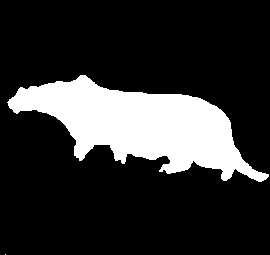
%> input picture cheetah_mask.bmp, 270 x 255 px
$ octave p_err.m   (GNU Octave 9; MATLAB toolbox functions it lacks are replaced by stand-ins)
%> lines starting %> are read from the running program, lines starting %| are printed output that depends on the picture; in (x1, y1, x2, y2) boxes, pixels count from 0 and x2, y2 are one past the last pixel; in counts of white or black regions, pixels touching at a corner belong together; the program's own positions count from 1
### Multiple-layer NN/MLP.m
function[w1, w2] = MLP(eta1, eta2, max_step)
%> called with eta1 = 0.005, eta2 = 0.0005, max_step = 1000

data = importdata('TrainingSamplesDCT_8_new.mat');
FG = data.TrainsampleDCT_FG;
BG = data.TrainsampleDCT_BG;
%training_set = 1303x65
training_set(:,1:64) = [FG;BG];
training_set(:,65) = 1;
a1 = training_set;
y = zeros(1303,1);
y(1:250,1) = 1;
y(251:1303,1) = 0;
y_enc = zeros(2,1303);
y_enc(1,1:250) = 1;
y_enc(1,251:13-3) = 0;
y_enc(2,251:1303) = 1;
y_enc(2,1:250) = 0;

%to initialize the weights w1 and w2
w1 = rand(30,65);       %w1 = 30x65
w2 = rand(2,31);        %w2 = 2x31

%backpropagation
for i = 1:max_step
    w1_prev = w1;
    w2_prev = w2;
    %feedforward
    z2 = w1 * a1';     %w1 = 30x65   a1 = 1303x65
    a2 = logsig(z2);   %a2 = 30x1303
    a2(31,:) = 1;      %a2 = 31x1303
    z3 = w2 * a2;
    a3 = logsig(z3);    %a3 = 2x1303

    %compute gradient
    sigma3 = a3 - y_enc;        %sigma3 = 2x1303
    sigma2 = w2' * sigma3 .* (a2 .* (1-a2));   %sigma2 = 31x1303
    grad1 = sigma2(2:31,:) * a1;            %grad1 = 30x65
    grad2 = sigma3 * a2';                   %grad2 = 2x31

    %update weights
    w1 = w1 - eta1 * grad1;
    w2 = w2 - eta2 * grad2;

    %calculate the cost
    term1 = -y_enc .* log(a3);
    term2 = (1 - y_enc) .* log(1-a3);
    cost(i,1) = sum(sum(term1 - term2));


    %if norm(w1_prev - w1) < 1e-20 && norm(w2_prev - w2) < 1e-20
        %break;
    %end


end

plot(cost)
axis([0 max_step 100 500])
end

### Multiple-layer NN/classification.m
function[p_err, image] = classification(w1,w2)

mask = im2double(imread('cheetah_mask.bmp'));
%> mask: size 255x270 double; values 0 (black) and 1 (white), 19.2% white; 2 white regions (1 under 20 px), largest, box (x1, y1, x2, y2) and area: (7, 75, 269, 182) 13208
I = im2double(imread('cheetah.bmp'));
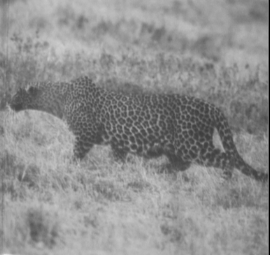
%> input picture cheetah.bmp, 270 x 255 px
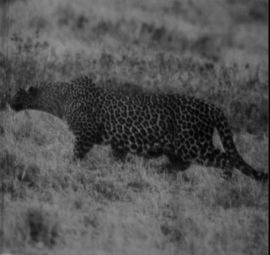
%> I: size 255x270 double; min 0, max 0.584, mean 0.325
count = 1;
image = zeros(64714,1);
for i = 0:246

    for j = 0:261

        A = I(i+1:i+8,j+1:j+8);
        A = dct2(A);
        %A is zig-zag pattern, reshape it
        ind = reshape(1:numel(A), size(A));         %# indices of elements
        ind = fliplr( spdiags( fliplr(ind) ) );     %# get the anti-diagonals
        ind(:,1:2:end) = flipud( ind(:,1:2:end) );  %# reverse order of odd columns
        ind(ind==0) = [];
        A = A(ind);
        X = A;
        X(:,65) = 1;
        a1 = X;
        z2 = w1 * a1';
        a2 = logsig(z2);
        a2(31,:) = 1;
        z3 = w2 * a2;
        a3 = logsig(z3);


        if a3(1) > a3(2)
            image(count,1) = 1;
        end
        if a3(2) > a3(1)
            image(count,1) = 0;
        end


        count = count+1;


    end

end

    image = reshape(image, [262,247]);
    image = image';
    image(:,263:270) = 0;
    image(248:255,:) = 0;
    image = double(image);
    %imshow(image);
    %figure;
    imagesc(image);
    colormap(gray(255));

    %get the sum of 1's
    count_one = sum(sum(mask==1));
    %get one_diff
    true = (mask==1);
    false = (image==1);
    same = true&false;
    one_diff = sum(sum(true-same));
    %get the sum of 0's
    count_zero = sum(sum(mask==0));
    %get zero_diff
    true = (mask==0);
    false = (image==0);
    same = true&false;
    zero_diff = sum(sum(true-same));


    p_err = (one_diff / count_one)*0.2 + (zero_diff / count_zero)*0.8;

### Multiple-layer NN/p_err.m

count = 1;
for max_step = 1000:100:20000
    [w1, w2] = MLP(0.005, 0.0005, max_step);
%> (the run ends here)
